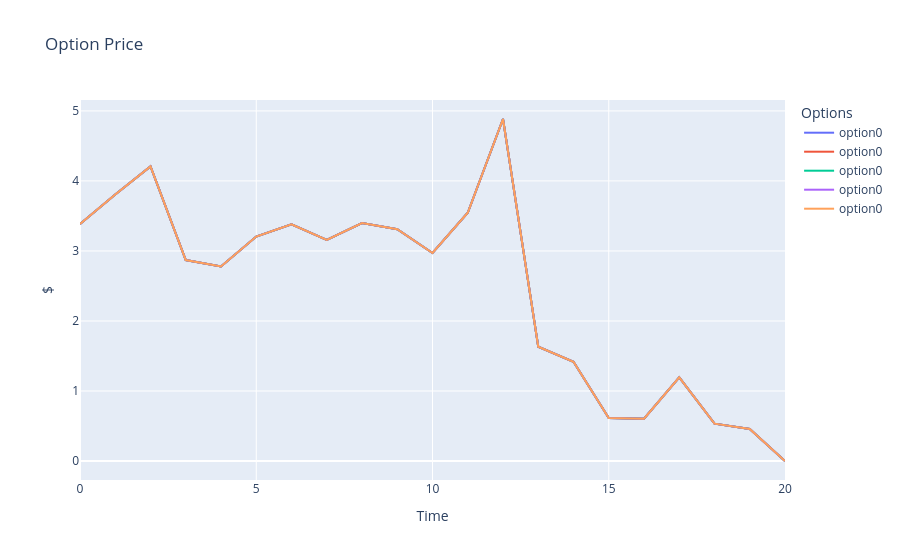

The notebook cell saved with this chart:
### Code cell
fig = go.Figure()

# Add traces for each column
for column in option_prices.columns[values]:
    fig.add_trace(go.Scatter(x=option_prices.index, y=option_prices[column], mode='lines', name=f"option{column}"))

# Update layout
fig.update_layout(
    title='Option Price',
    xaxis_title='Time',
    yaxis_title='$',
    template='plotly',
    legend=dict(title='Options'),
)

# Show the plot
fig.show()

### Figure 1 — Plotly figure (JSON) as saved in the notebook; plotly's stock layout.template omitted (floating-point values rounded to 4 significant figures)
{"data": [{"mode": "lines", "name": "option0", "type": "scatter", "x": [0, 1, 2, 3, 4, 5, 6, 7, 8, 9, 10, 11, 12, 13, 14, 15, 16, 17, 18, 19, 20], "y": [3.384, 3.806, 4.206, 2.869, 2.777, 3.206, 3.38, 3.157, 3.398, 3.311, 2.971, 3.546, 4.885, 1.632, 1.418, 0.6141, 0.6041, 1.196, 0.5333, 0.4572, 0]}, {"mode": "lines", "name": "option0", "type": "scatter", "x": [0, 1, 2, 3, 4, 5, 6, 7, 8, 9, 10, 11, 12, 13, 14, 15, 16, 17, 18, 19, 20], "y": [3.384, 3.806, 4.206, 2.869, 2.777, 3.206, 3.38, 3.157, 3.398, 3.311, 2.971, 3.546, 4.885, 1.632, 1.418, 0.6141, 0.6041, 1.196, 0.5333, 0.4572, 0]}, {"mode": "lines", "name": "option0", "type": "scatter", "x": [0, 1, 2, 3, 4, 5, 6, 7, 8, 9, 10, 11, 12, 13, 14, 15, 16, 17, 18, 19, 20], "y": [3.384, 3.806, 4.206, 2.869, 2.777, 3.206, 3.38, 3.157, 3.398, 3.311, 2.971, 3.546, 4.885, 1.632, 1.418, 0.6141, 0.6041, 1.196, 0.5333, 0.4572, 0]}, {"mode": "lines", "name": "option0", "type": "scatter", "x": [0, 1, 2, 3, 4, 5, 6, 7, 8, 9, 10, 11, 12, 13, 14, 15, 16, 17, 18, 19, 20], "y": [3.384, 3.806, 4.206, 2.869, 2.777, 3.206, 3.38, 3.157, 3.398, 3.311, 2.971, 3.546, 4.885, 1.632, 1.418, 0.6141, 0.6041, 1.196, 0.5333, 0.4572, 0]}, {"mode": "lines", "name": "option0", "type": "scatter", "x": [0, 1, 2, 3, 4, 5, 6, 7, 8, 9, 10, 11, 12, 13, 14, 15, 16, 17, 18, 19, 20], "y": [3.384, 3.806, 4.206, 2.869, 2.777, 3.206, 3.38, 3.157, 3.398, 3.311, 2.971, 3.546, 4.885, 1.632, 1.418, 0.6141, 0.6041, 1.196, 0.5333, 0.4572, 0]}], "layout": {"legend": {"title": {"text": "Options"}}, "title": {"text": "Option Price"}, "xaxis": {"title": {"text": "Time"}}, "yaxis": {"title": {"text": "$"}}}}
